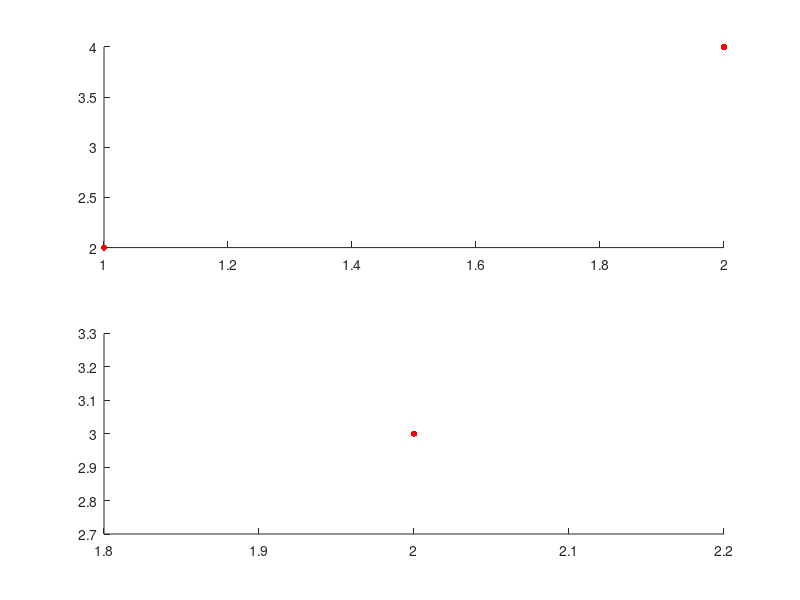

MATLAB code to generate this figure:
%unix( './SMILExtract -C IS09_emotion.conf -I Ses01F_impro01_F000.wav -O testFeature.csv' );
%system( 'SMILExtract_Release -C IS09_emotion.conf -I Ses01F_impro01.wav -O testFeature.csv' );

subplot(2,1,1);
scatter( 1 , 2, 20, 'r', 'filled' );
hold on;

subplot(2,1,2);
scatter( 2 , 3, 20, 'r', 'filled' );
hold on;

subplot(2,1,1);
scatter( 2 , 4, 20, 'r', 'filled' );